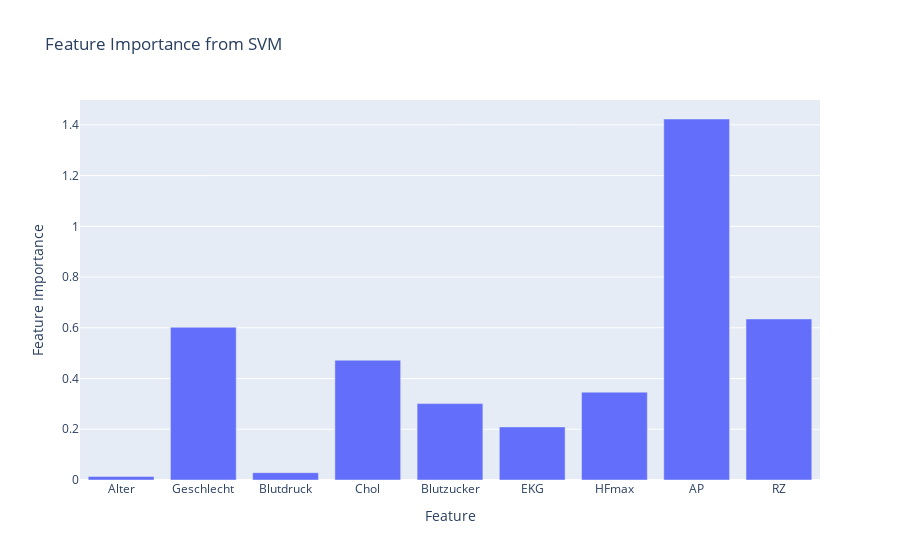

The cell this chart's notebook holds for it:
### Markdown cell above
### 4.3 Feature Bedeutung SVM

### Code cell
# Get the absolute values of the coefficients as feature importance
feature_importance = abs(svm_model.coef_).flatten()

# Create DataFrame for Plotly visualization
df_plot = pd.DataFrame({"Feature": X.columns.tolist(), "Wichtigkeit": feature_importance})

# Create an interactive bar plot with Plotly
fig = px.bar(df_plot, x="Feature", y="Wichtigkeit", title="Feature Importance from SVM", labels={"Feature": "Feature", "Wichtigkeit": "Feature Importance"})
fig.show()

### Figure 1 — Plotly figure (JSON) as saved in the notebook; plotly's stock layout.template omitted (floating-point values rounded to 4 significant figures)
{"data": [{"hovertemplate": "Feature=%{x}<br>Feature Importance=%{y}<extra></extra>", "legendgroup": "", "marker": {"color": "#636efa", "pattern": {"shape": ""}}, "name": "", "orientation": "v", "showlegend": false, "textposition": "auto", "type": "bar", "x": ["Alter", "Geschlecht", "Blutdruck", "Chol", "Blutzucker", "EKG", "HFmax", "AP", "RZ"], "xaxis": "x", "y": [0.01401, 0.602, 0.02876, 0.4722, 0.3012, 0.2092, 0.3464, 1.423, 0.6349], "yaxis": "y"}], "layout": {"barmode": "relative", "legend": {"tracegroupgap": 0}, "title": {"text": "Feature Importance from SVM"}, "xaxis": {"anchor": "y", "domain": [0, 1], "title": {"text": "Feature"}}, "yaxis": {"anchor": "x", "domain": [0, 1], "title": {"text": "Feature Importance"}}}}
